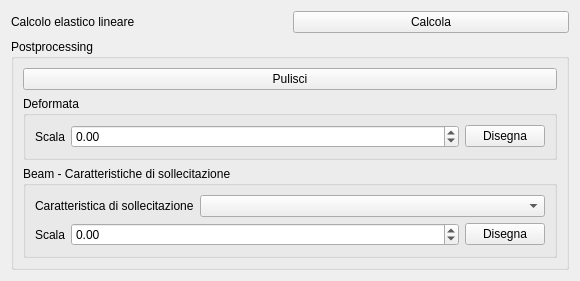
<?xml version="1.0" encoding="UTF-8"?>
<ui version="4.0">
 <class>CalcResultsGUI</class>
 <widget class="QWidget" name="CalcResultsGUI">
  <property name="geometry">
   <rect>
    <x>0</x>
    <y>0</y>
    <width>580</width>
    <height>259</height>
   </rect>
  </property>
  <property name="sizePolicy">
   <sizepolicy hsizetype="Preferred" vsizetype="Fixed">
    <horstretch>0</horstretch>
    <verstretch>0</verstretch>
   </sizepolicy>
  </property>
  <property name="windowTitle">
   <string>Form</string>
  </property>
  <layout class="QGridLayout" name="gridLayout">
   <item row="0" column="1">
    <widget class="QPushButton" name="calculatePButton">
     <property name="text">
      <string>Calcola</string>
     </property>
    </widget>
   </item>
   <item row="1" column="0" colspan="2">
    <widget class="QGroupBox" name="postProGBox">
     <property name="title">
      <string>Postprocessing</string>
     </property>
     <layout class="QGridLayout" name="gridLayout_3">
      <item row="1" column="0">
       <widget class="QGroupBox" name="PDeformedGBox">
        <property name="title">
         <string>Deformata</string>
        </property>
        <layout class="QGridLayout" name="gridLayout_2">
         <item row="0" column="0">
          <widget class="QLabel" name="deformedScaleLabel">
           <property name="text">
            <string>Scala</string>
           </property>
          </widget>
         </item>
         <item row="0" column="1">
          <widget class="QDoubleSpinBox" name="deformedScaleDSBox">
           <property name="sizePolicy">
            <sizepolicy hsizetype="Expanding" vsizetype="Fixed">
             <horstretch>0</horstretch>
             <verstretch>0</verstretch>
            </sizepolicy>
           </property>
           <property name="minimum">
            <double>-1000000.000000000000000</double>
           </property>
           <property name="maximum">
            <double>1000000.000000000000000</double>
           </property>
          </widget>
         </item>
         <item row="0" column="2">
          <widget class="QPushButton" name="deformedPButton">
           <property name="text">
            <string>Disegna</string>
           </property>
          </widget>
         </item>
        </layout>
       </widget>
      </item>
      <item row="2" column="0">
       <widget class="QGroupBox" name="BeamFPLocalGBox">
        <property name="title">
         <string>Beam - Caratteristiche di sollecitazione</string>
        </property>
        <layout class="QGridLayout" name="gridLayout_4">
         <item row="0" column="0">
          <layout class="QHBoxLayout" name="horizontalLayout_4">
           <item>
            <widget class="QLabel" name="beamFPLocalTypeLabel">
             <property name="sizePolicy">
              <sizepolicy hsizetype="Minimum" vsizetype="Preferred">
               <horstretch>0</horstretch>
               <verstretch>0</verstretch>
              </sizepolicy>
             </property>
             <property name="text">
              <string>Caratteristica di sollecitazione</string>
             </property>
            </widget>
           </item>
           <item>
            <widget class="QComboBox" name="beamFPLocalTypeComboBox">
             <property name="sizePolicy">
              <sizepolicy hsizetype="Expanding" vsizetype="Fixed">
               <horstretch>0</horstretch>
               <verstretch>0</verstretch>
              </sizepolicy>
             </property>
            </widget>
           </item>
          </layout>
         </item>
         <item row="1" column="0">
          <layout class="QHBoxLayout" name="horizontalLayout_3">
           <item>
            <widget class="QLabel" name="beamFPLocalScaleLabel">
             <property name="text">
              <string>Scala</string>
             </property>
            </widget>
           </item>
           <item>
            <widget class="QDoubleSpinBox" name="beamFPLocalScaleDSBox">
             <property name="sizePolicy">
              <sizepolicy hsizetype="Expanding" vsizetype="Fixed">
               <horstretch>0</horstretch>
               <verstretch>0</verstretch>
              </sizepolicy>
             </property>
             <property name="minimum">
              <double>-1000000.000000000000000</double>
             </property>
             <property name="maximum">
              <double>1000000.000000000000000</double>
             </property>
            </widget>
           </item>
           <item>
            <widget class="QPushButton" name="beamFPLocalPButton">
             <property name="text">
              <string>Disegna</string>
             </property>
            </widget>
           </item>
          </layout>
         </item>
        </layout>
       </widget>
      </item>
      <item row="0" column="0">
       <widget class="QPushButton" name="clearPostProPButton">
        <property name="text">
         <string>Pulisci</string>
        </property>
       </widget>
      </item>
     </layout>
    </widget>
   </item>
   <item row="0" column="0">
    <widget class="QLabel" name="calculateLabel">
     <property name="text">
      <string>Calcolo elastico lineare</string>
     </property>
    </widget>
   </item>
  </layout>
 </widget>
 <resources/>
 <connections/>
</ui>
